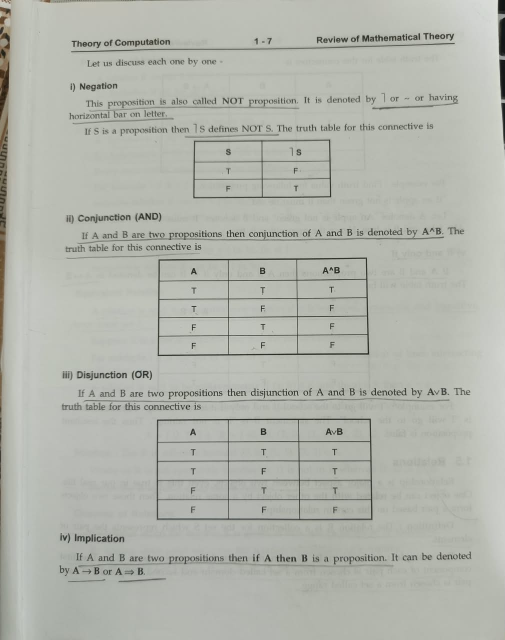
#> input picture tested doc by user export /test 1/WhatsApp Image 2026-10-31 at 18.37.10.jpeg, 1010 x 1280 px (shown at 1/2 size)
$ python -i document_detector.py   (imports and definitions only)   (older library calls are emulated)
#> lines starting #> are read from the running program, lines starting #| are printed output that depends on the picture; after the words box and inside, x2 and y2 are one past the last pixel; in counts of white or black regions, pixels touching at a corner belong together
#> further down, picture is the input picture: shape (1280, 1010, 3); mean B, G, R 172.5, 180.6, 178
"""
LiveDoc Document Detector & Geometric Preprocessor
Handles:
- Real-time document edge & contour detection with dual Canny/Adaptive thresholding.
- Perspective transformation (4-point warping into flat top-down view).
- Multi-metric quality assessment: Blur/Sharpness, Glare, Lighting, Positioning guidance.
- Dynamic contrast stretching for clean OCR readability without stroke erosion.
"""

import cv2
import numpy as np


class DocumentDetector:
    def __init__(self):
        self.debug_edges = None

    # [95 lines left out: functions is_blurry, get_sharpness_score, assess_frame_quality, not called in this run]

    def find_document(self, frame):
        orig_h, orig_w = frame.shape[:2]
#> orig_h = 1280; orig_w = 1010
        target_w = 600
        if orig_w > target_w:
            scale = target_w / float(orig_w)
#> scale = 0.594
            small = cv2.resize(frame, (target_w, int(orig_h * scale)), interpolation=cv2.INTER_AREA)
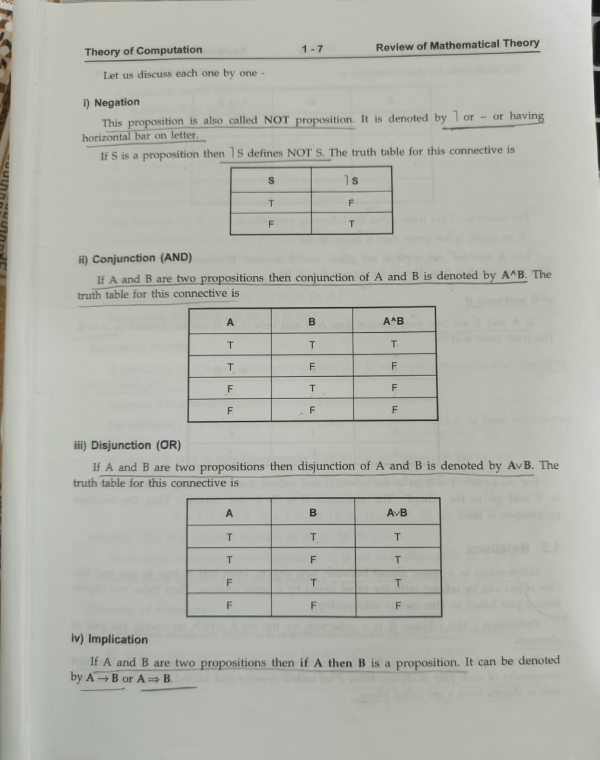
#> small: shape (760, 600, 3); mean B, G, R 172.5, 180.6, 178
        else:
            scale = 1.0
            small = frame

        small_h, small_w = small.shape[:2]
#> small_h = 760; small_w = 600
        small_area = small_h * small_w
#> small_area = 456000
        min_doc_area = small_area * 0.45
#> min_doc_area = 205200
        max_doc_area = small_area * 0.98
#> max_doc_area = 446880

        gray = cv2.cvtColor(small, cv2.COLOR_BGR2GRAY)
        blurred = cv2.GaussianBlur(gray, (5, 5), 0)

        v = np.median(blurred)
#> v = 183
        lower = int(max(0, (1.0 - 0.33) * v))
#> lower = 122
        upper = int(min(255, (1.0 + 0.33) * v))
#> upper = 243
        canny = cv2.Canny(blurred, lower, upper)
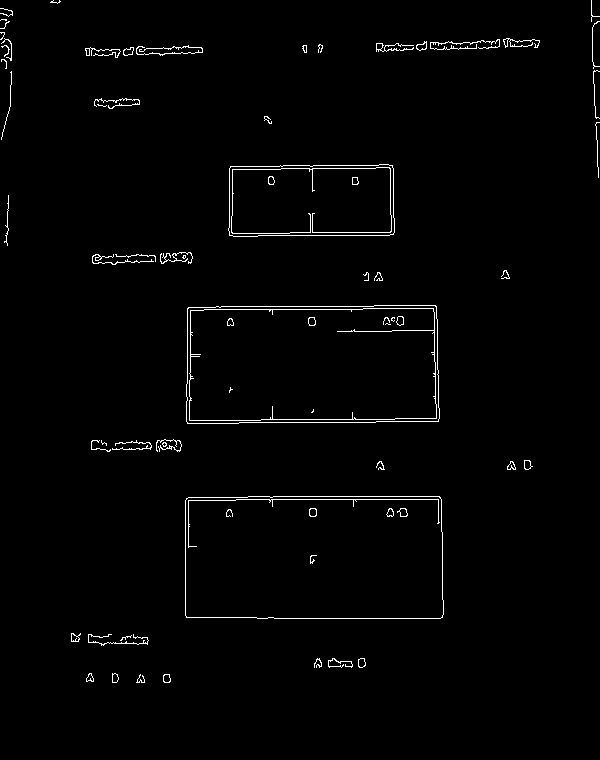
#> canny: shape (760, 600); 1.5% white in thin lines or dots, all inside (x1, y1, x2, y2) = (0, 0, 600, 683)
        kernel = cv2.getStructuringElement(cv2.MORPH_RECT, (7, 7))
        dilated = cv2.dilate(canny, kernel, iterations=1)
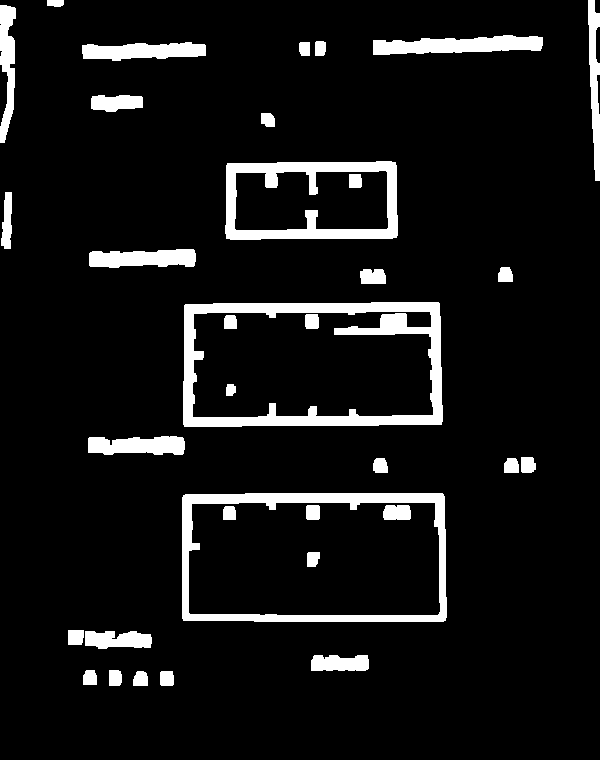
#> dilated: shape (760, 600); 8.3% white; 35 white regions, largest, box (x1, y1, x2, y2) and area: (183, 302, 443, 427) 8749, (182, 493, 447, 622) 6449, (225, 161, 398, 240) 5124

        thresh = cv2.adaptiveThreshold(blurred, 255, cv2.ADAPTIVE_THRESH_GAUSSIAN_C, cv2.THRESH_BINARY_INV, 11, 2)
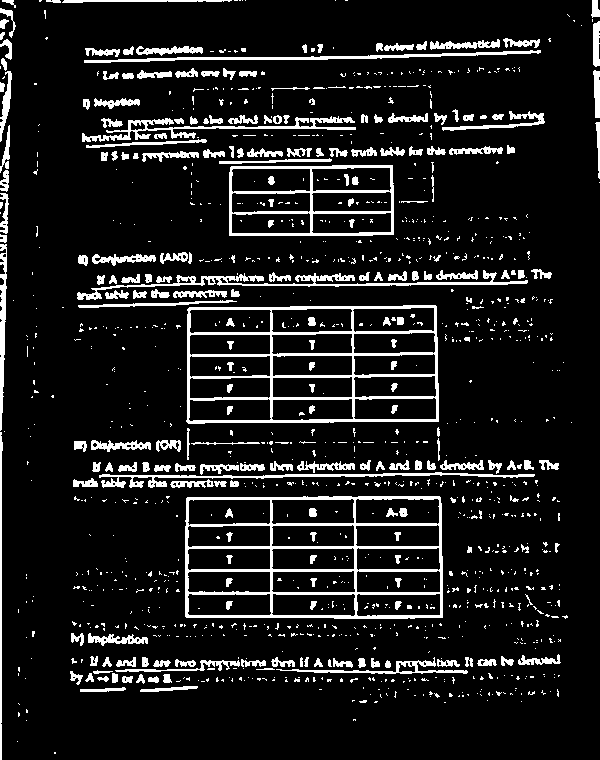
#> thresh: shape (760, 600); 10.7% white; 1236 white regions (998 under 20 px), largest, box (x1, y1, x2, y2) and area: (185, 496, 443, 619) 5997, (186, 305, 439, 424) 5690, (229, 165, 394, 236) 2493
        morph = cv2.morphologyEx(thresh, cv2.MORPH_CLOSE, kernel)
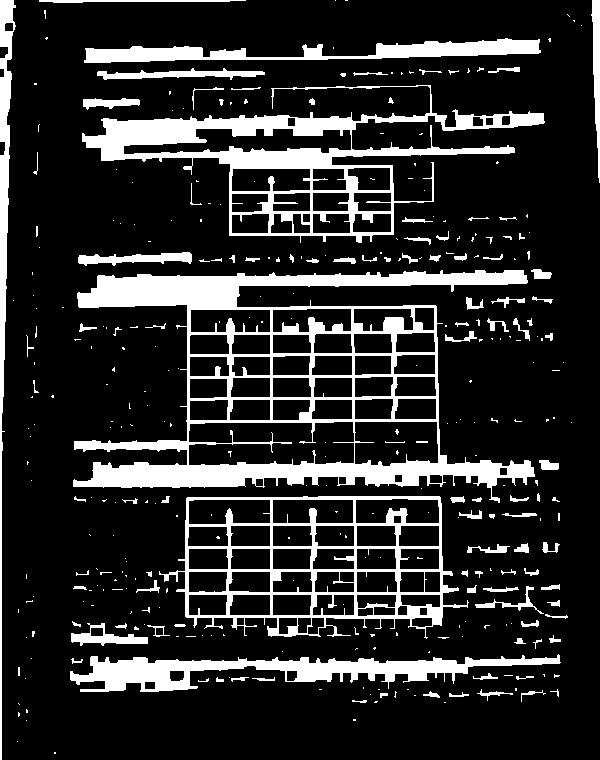
#> morph: shape (760, 600); 17.1% white; 343 white regions (235 under 20 px), largest, box (x1, y1, x2, y2) and area: (73, 270, 535, 503) 26509, (82, 85, 545, 243) 14914, (159, 496, 469, 639) 9491

        self.debug_edges = dilated.copy()

        for edge_img in [dilated, morph]:
            contours, _ = cv2.findContours(edge_img, cv2.RETR_EXTERNAL, cv2.CHAIN_APPROX_SIMPLE)
            contours = sorted(contours, key=cv2.contourArea, reverse=True)[:5]

            for c in contours:
                area = cv2.contourArea(c)
                if area < min_doc_area or area > max_doc_area:
                    continue

                peri = cv2.arcLength(c, True)
                for eps in [0.02, 0.03, 0.04, 0.05, 0.07]:
                    approx = cv2.approxPolyDP(c, eps * peri, True)
                    if len(approx) == 4 and cv2.isContourConvex(approx):
                        pts = (approx.reshape(4, 2) / scale).astype(int)
                        rect = self._order_points(pts)
                        w = np.linalg.norm(rect[1] - rect[0])
                        h = np.linalg.norm(rect[3] - rect[0])
                        aspect = max(w, h) / max(1.0, min(w, h))

                        # Bounding span check: must span at least 55% of camera frame width and height
                        min_x = np.min(rect[:, 0])
                        max_x = np.max(rect[:, 0])
                        min_y = np.min(rect[:, 1])
                        max_y = np.max(rect[:, 1])
                        span_w = (max_x - min_x) / float(orig_w)
                        span_h = (max_y - min_y) / float(orig_h)

                        if 1.05 <= aspect <= 2.2 and span_w >= 0.55 and span_h >= 0.55:
                            return pts

                # Fallback: if contour represents a document page (> 45% of frame)
                # but has extra vertices due to thumb/finger or page curvature, use oriented minAreaRect
                if area >= small_area * 0.45:
                    rect = cv2.minAreaRect(c)
                    box = cv2.boxPoints(rect)
                    pts = (box / scale).astype(int)
                    ordered = self._order_points(pts)
                    w = np.linalg.norm(ordered[1] - ordered[0])
                    h = np.linalg.norm(ordered[3] - ordered[0])
                    aspect = max(w, h) / max(1.0, min(w, h))

                    min_x = np.min(ordered[:, 0])
                    max_x = np.max(ordered[:, 0])
                    min_y = np.min(ordered[:, 1])
                    max_y = np.max(ordered[:, 1])
                    span_w = (max_x - min_x) / float(orig_w)
                    span_h = (max_y - min_y) / float(orig_h)

                    if 1.05 <= aspect <= 2.2 and span_w >= 0.55 and span_h >= 0.55:
                        return pts
#> this loop made 2 passes

        return None

    # [93 lines left out: functions _order_points, flatten_document, detect_skew_angle, deskew_document, preprocess_for_ocr, not called in this run]

>>> import cv2
>>> picture = cv2.imread('../tested doc by user export /test 1/WhatsApp Image 2026-10-31 at 18.37.10.jpeg')
>>> result = DocumentDetector().find_document(picture)
